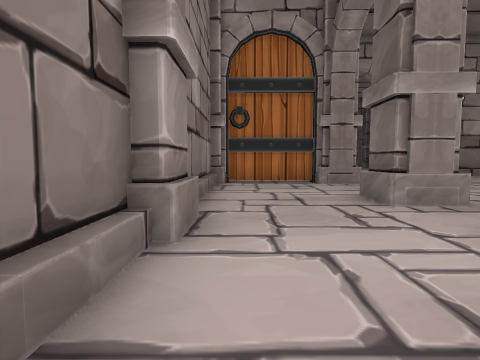
view 1 (above)

17 first-person views from a walk through a scene from a Unity 3-D project. The camera is 1.4 m above the floor, tilts 4° down and sees 80° across. The floor is counted in squares, 2 m on a side. Each view is taken from the middle of a square. On the plan, view 1 faces up. The plan holds only what a view shows up to about 10 squares ahead; the rest is blank. The place goes on beyond the plan. Some animated figures are not drawn.

view 2
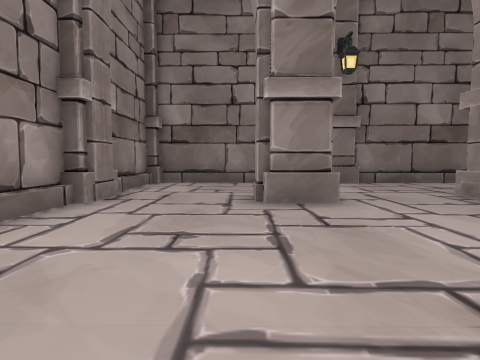

view 3
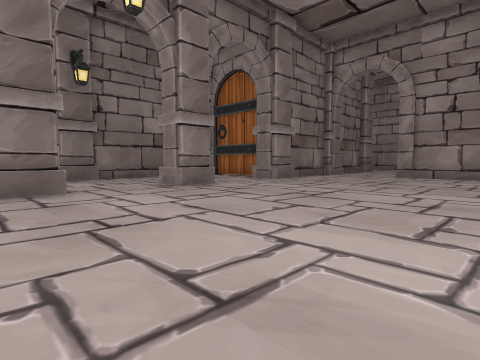

view 4
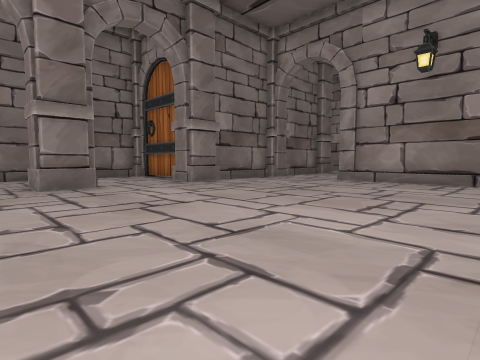

view 5
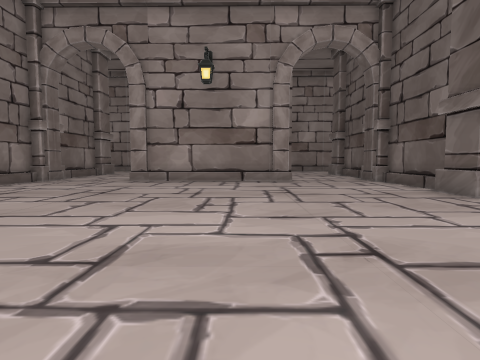

view 6
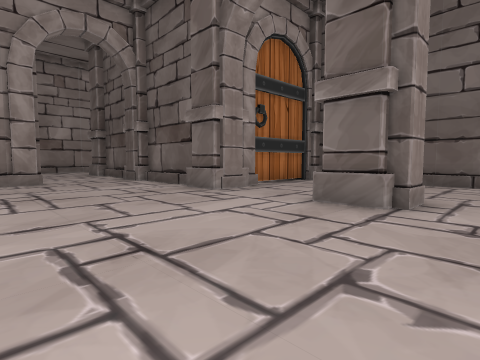

view 7
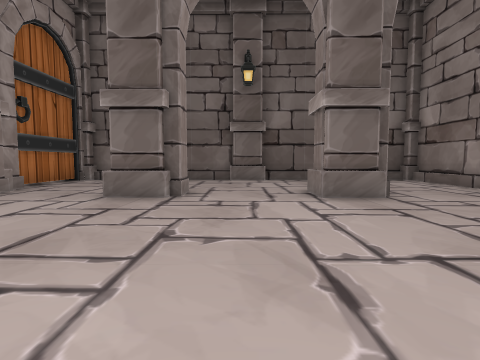

view 8
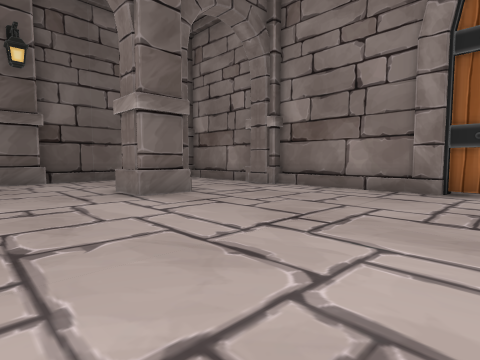

view 9
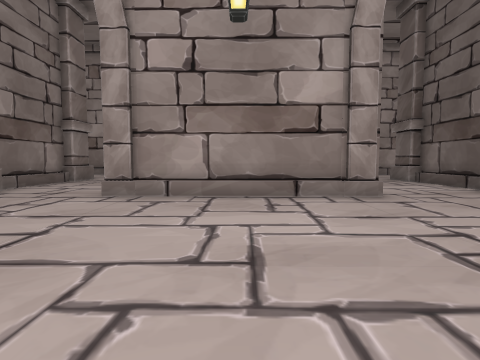

view 10
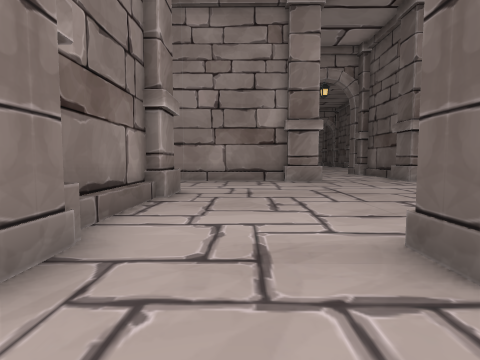

view 11
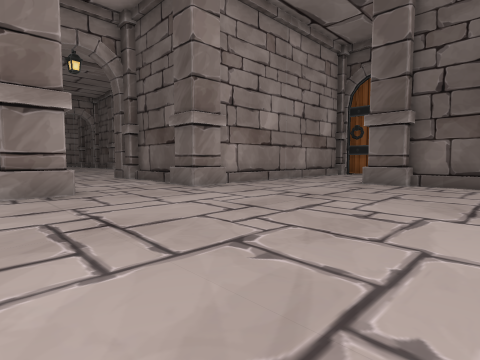

view 12
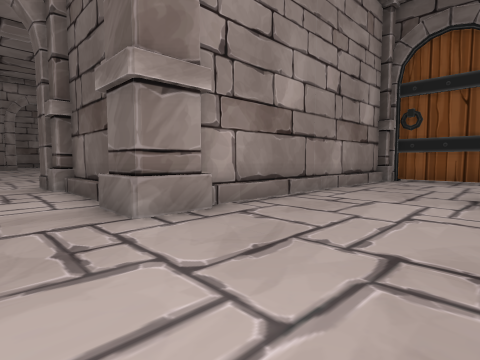

view 13
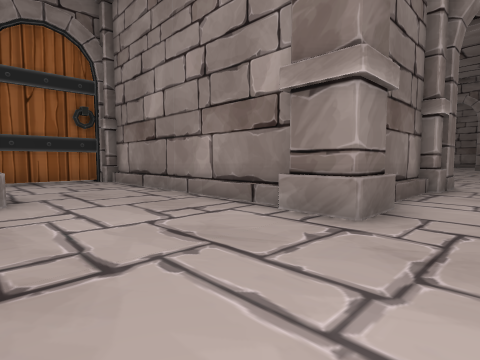

view 14
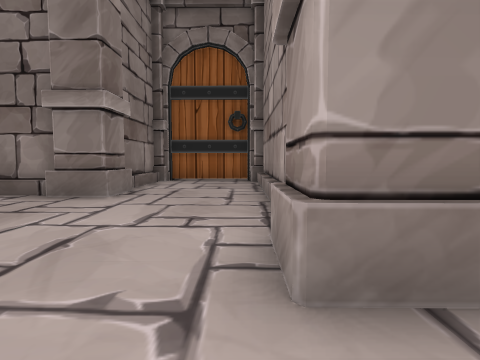

view 15
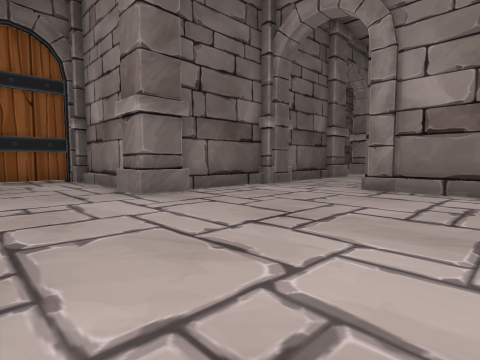

view 16
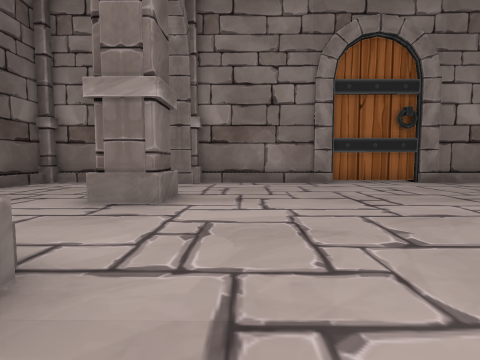

view 17
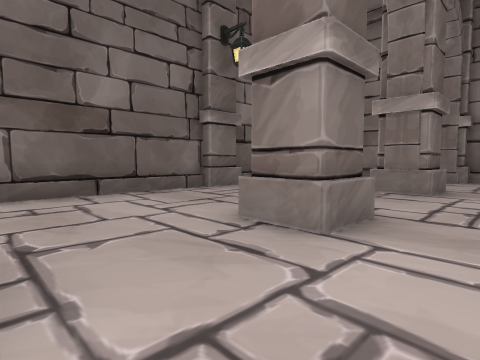

### Floor plan
Key: @ floor where view 1 was taken; # wall or solid block; . floor.
Columns run from 1 left of view 1 to 20 right of it. Each row starts with its distance up from view 1.
 24         #...#
 23         #...#
 22         #...#
 21 #########...#########
 20 #...................##
 19 #....................#
 18 #....................#
 17 #####...........######
 16     #...........#
 15     #...........#
 14     #...........#
 13     #...#####...#
 12     #...........#
 11     #...........#
 10     #...........#
  9 #####...........#####
  8 #...................#
  7 #...................#
  6 #...................#
  5 #...#...........#...#
  4 #...................#
  3 #...................#
  2 #...................#
  1 #...#...........#...#
  0 #@..................#
 -1 #...................#
 -2 #...................#
 -3 #####################

Where each view was taken, in squares from view 1:
view 1: 0 up, 0 right, facing up
view 2: 0 up, 8 right, facing left
view 3: 0 up, 10 right, facing up-left
view 4: 3 up, 11 right, facing up-left
view 5: 3 up, 10 right, facing up
view 6: 3 up, 10 right, facing up-right
view 7: 3 up, 9 right, facing right
view 8: 4 up, 9 right, facing down-right
view 9: 7 up, 9 right, facing up
view 10: 11 up, 5 right, facing up
view 11: 14 up, 6 right, facing up-right
view 12: 17 up, 9 right, facing up-right
view 13: 17 up, 9 right, facing up-left
view 14: 20 up, 9 right, facing left
view 15: 20 up, 9 right, facing down-right
view 16: 6 up, 13 right, facing down
view 17: 8 up, 13 right, facing down-right
